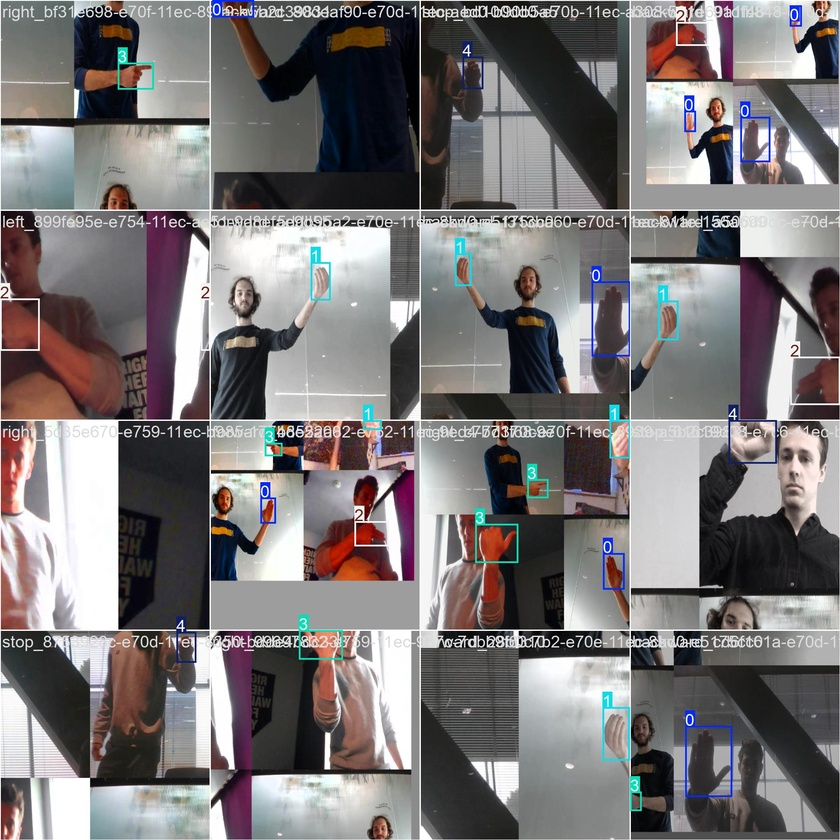
#> input picture gesture_new_dataset_to_train/runs/detect/custom_yolo_model/train_batch0.jpg, 840 x 840 px, shrunk from 1920 x 1920 before the run, given in place of the camera
$ python Holmes_lab3.py
#> lines starting #> are read from the running program, lines starting #| are printed output that depends on the picture; after the words box and inside, x2 and y2 are one past the last pixel; in counts of white or black regions, pixels touching at a corner belong together
#> in main, frame is the input picture: shape (840, 840, 3); mean B, G, R 119.1, 118.2, 122.3
import cv2
import numpy as np

def detectLine(frame):
    """
    Process the given frame to detect and track the center of a white line.

    Args:
        frame (numpy.ndarray): The input frame from the webcam.

    Returns:
        lineCenter: A number between [-1, 1] denoting where the center of the line is relative to the frame.
        newFrame: Processed frame with the detected line marked using cv2.rectangle() and center marked using cv2.circle().
    """
    # Convert to grayscale
    gray = cv2.cvtColor(frame, cv2.COLOR_BGR2GRAY)
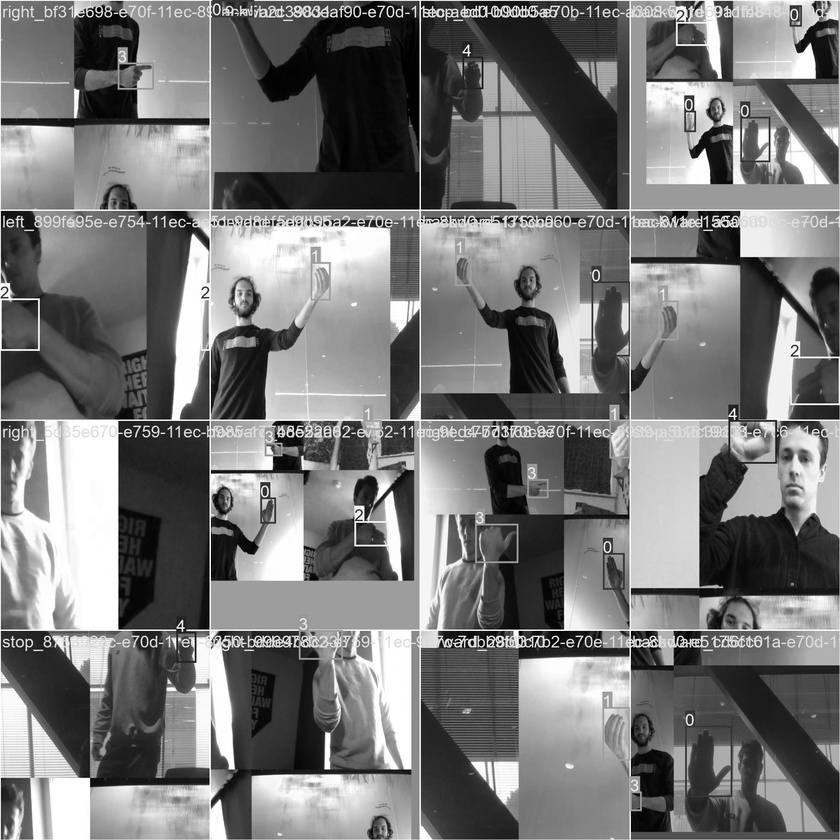
#> gray: shape (840, 840); min 0, max 255, mean 119.5

    # Apply Gaussian blur to reduce noise
    blur = cv2.GaussianBlur(gray, (5, 5), 0)

    # Threshold to detect white color (adjust thresholds as needed)
    _, threshold = cv2.threshold(blur, 200, 255, cv2.THRESH_BINARY)
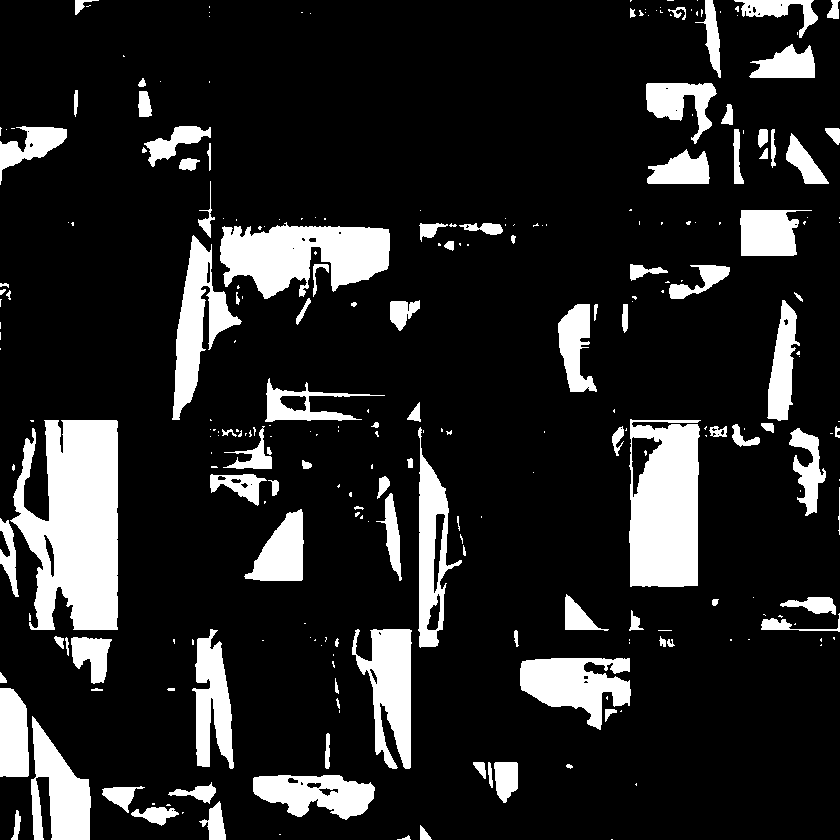
#> threshold: shape (840, 840); 15.3% white; 267 white regions (157 under 20 px)

    # Find contours of the white areas
    contours, _ = cv2.findContours(threshold, cv2.RETR_EXTERNAL, cv2.CHAIN_APPROX_SIMPLE)
#> contours = 266 contours, 173 with area under 20; largest, box (x1, y1, x2, y2) and area: (10, 420, 118, 630) 16112, (629, 419, 701, 587) 10805, (220, 222, 390, 299) 8292, (352, 629, 412, 769) 4615, (520, 658, 631, 730) 4520

    height, width = frame.shape[:2]
#> height = 840; width = 840
    line_center_x = width // 2  # Default to the center if no line is detected
#> line_center_x = 420

    if contours:
        # Find the largest contour, assuming it's the line
        largest_contour = max(contours, key=cv2.contourArea)
#> largest_contour = contour of 285 points, box (x1, y1, x2, y2) (10, 420, 118, 630), area 16112
        M = cv2.moments(largest_contour)
#> M = moments, m00 16111.5, centre m10/m00, m01/m00 = (76.03, 523.1)

        if M['m00'] != 0:
            # Calculate the center of the line
            cx = int(M['m10'] / M['m00'])
#> cx = 76
            cy = int(M['m01'] / M['m00'])
#> cy = 523

            # Draw the contour and center point on the frame
            cv2.drawContours(frame, [largest_contour], -1, (0, 255, 0), 3)
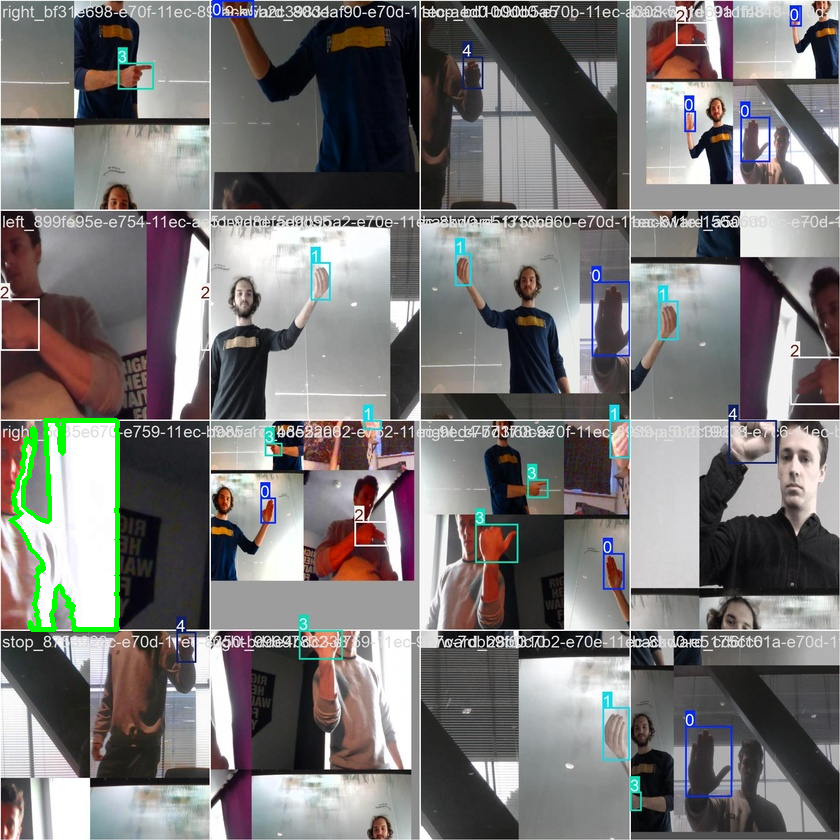
#> frame: shape (840, 840, 3); 0.66% of pixels changed, all inside (x1, y1, x2, y2) = (8, 418, 120, 632)
            cv2.circle(frame, (cx, cy), 5, (255, 0, 0), -1)
#> frame: shape (840, 840, 3); 0.01% of pixels changed, all inside (x1, y1, x2, y2) = (71, 518, 82, 529)

            # Calculate the normalized position of the line center relative to the frame
            line_center_x = cx
#> line_center_x = 76

    # Normalize lineCenter between -1 and 1
    lineCenter = (2 * (line_center_x / width)) - 1
#> lineCenter = -0.819

    return lineCenter, frame


def main():
    cam = cv2.VideoCapture(0)  # Open webcam

    if not cam.isOpened():
        print("Error: Could not open webcam.")
        return

    while True:
        ret, frame = cam.read()
        if not ret:
            break

        lineCenter, newFrame = detectLine(frame)
#> lineCenter = -0.819

        # Display line position in console (for debugging)
        print(f"Line Center: {lineCenter:.2f}")
#| Line Center: -0.82

        cv2.imshow('Line Tracking', newFrame)

        if cv2.waitKey(1) & 0xFF == ord('q'):
#> (key q is pressed here)
            break

    cam.release()
    cv2.destroyAllWindows()


if __name__ == "__main__":
    main()

$ run again, on gesture_new_dataset_to_train/runs/detect/custom_yolo_model/train_batch1.jpg
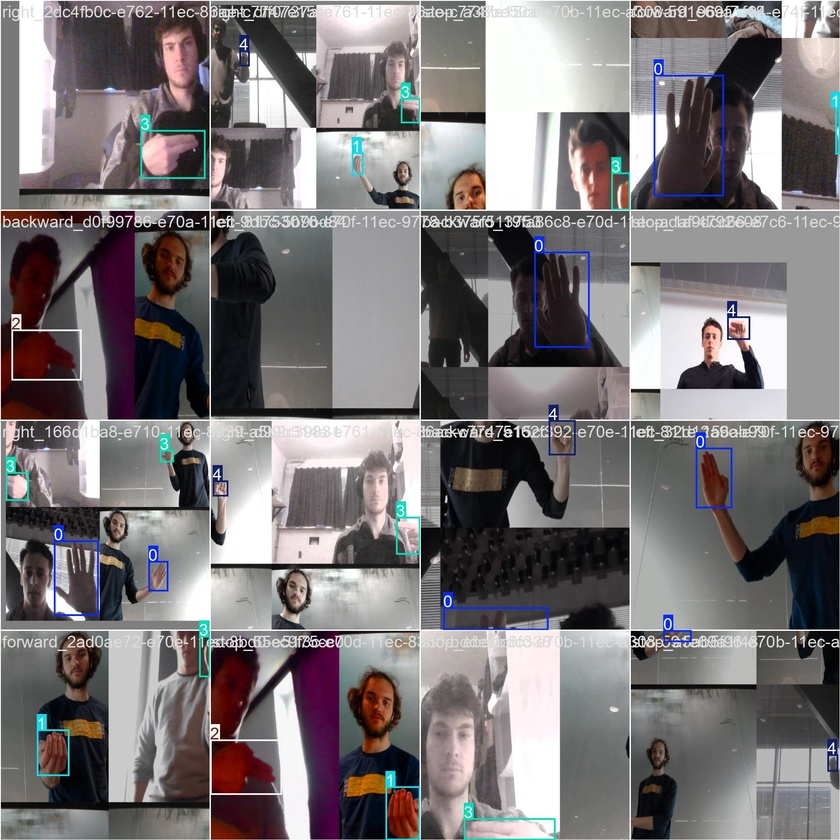
#> input picture gesture_new_dataset_to_train/runs/detect/custom_yolo_model/train_batch1.jpg, 840 x 840 px, shrunk from 1920 x 1920 before the run, given in place of the camera
#> in main, frame is the input picture: shape (840, 840, 3); mean B, G, R 119.4, 117.8, 122.5
#> in detectLine, `_, threshold = cv2.threshold(blur, 200, 255, cv2.THRESH_BINARY)`:
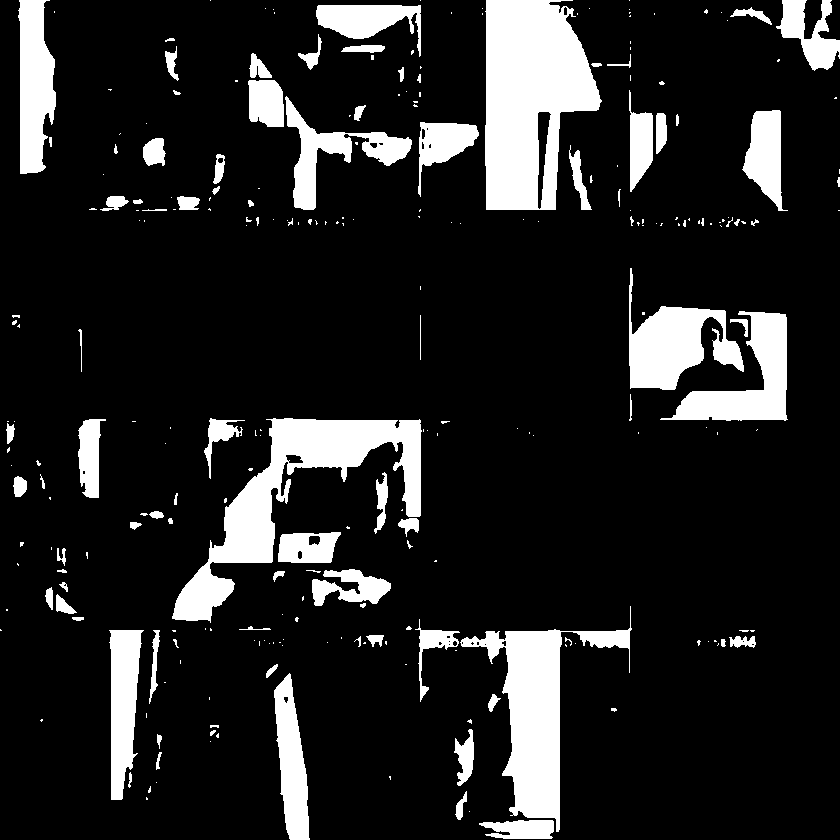
#> threshold: shape (840, 840); 14.1% white; 266 white regions (175 under 20 px)
#> contours = 266 contours, 203 with area under 20; largest, box (x1, y1, x2, y2) and area: (485, 0, 602, 210) 17722, (172, 418, 422, 623) 13242, (460, 606, 632, 832) 10564, (629, 268, 744, 390) 5843, (660, 311, 788, 421) 5362
#> largest_contour = contour of 106 points, box (x1, y1, x2, y2) (485, 0, 602, 210), area 17722
#> M = moments, m00 17722.5, centre m10/m00, m01/m00 = (529.7, 99.04)
#> cx = 529
#> cy = 99
#> in detectLine, `cv2.drawContours(frame, [largest_contour], -1, (0, 255, 0), 3)`:
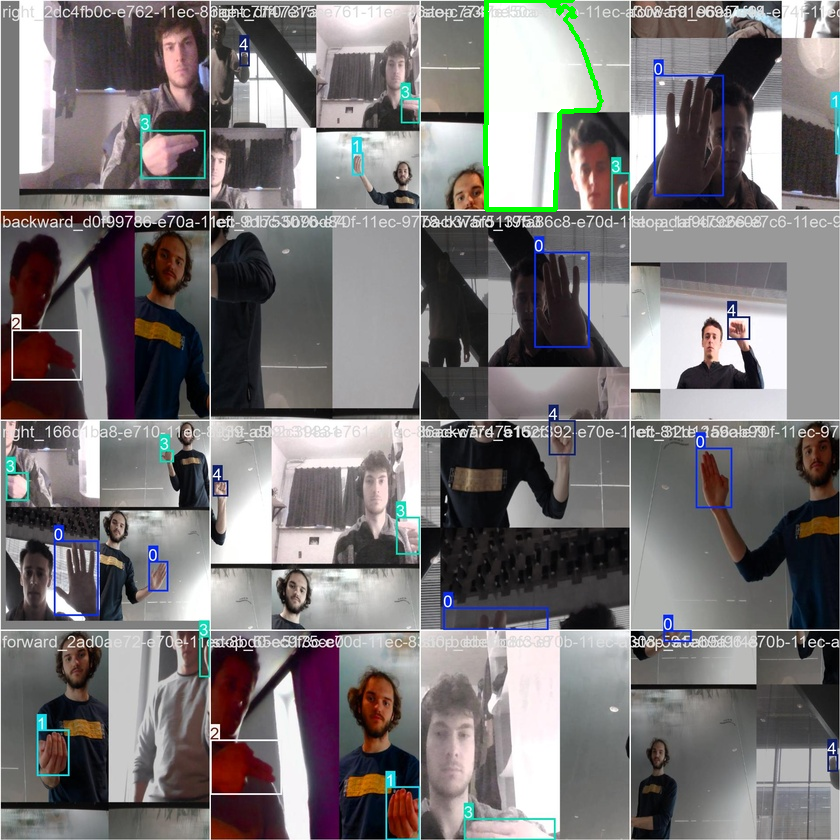
#> frame: shape (840, 840, 3); 0.43% of pixels changed, all inside (x1, y1, x2, y2) = (483, 0, 604, 212)
#> in detectLine, `line_center_x = cx`: line_center_x = 529
#> in detectLine, `lineCenter = (2 * (line_center_x / width)) - 1`: lineCenter = 0.26
#| Line Center: 0.26

$ run again, on gesture_new_dataset_to_train/runs/detect/custom_yolo_model/train_batch2.jpg
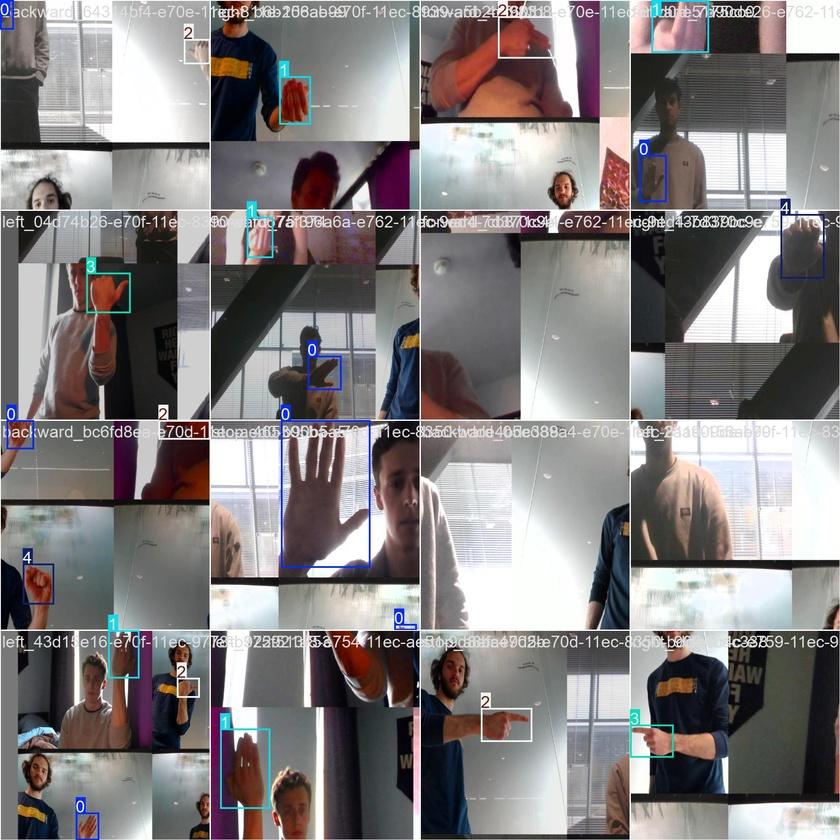
#> input picture gesture_new_dataset_to_train/runs/detect/custom_yolo_model/train_batch2.jpg, 840 x 840 px, shrunk from 1920 x 1920 before the run, given in place of the camera
#> in main, frame is the input picture: shape (840, 840, 3); mean B, G, R 127.9, 127.3, 131.4
#> in detectLine, `_, threshold = cv2.threshold(blur, 200, 255, cv2.THRESH_BINARY)`:
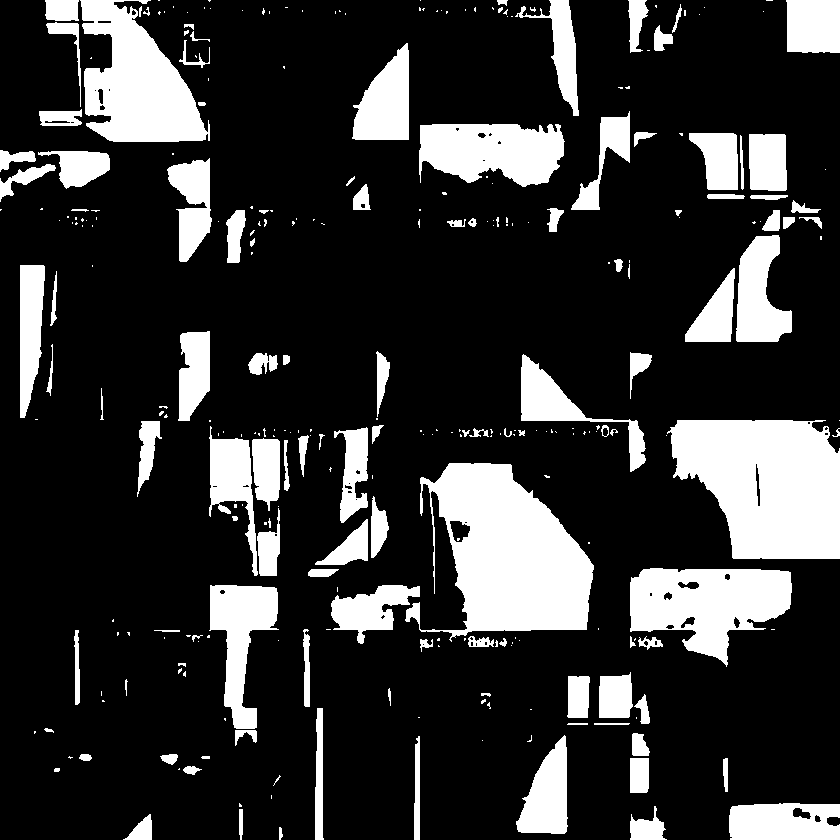
#> threshold: shape (840, 840); 20.4% white; 301 white regions (181 under 20 px)
#> contours = 300 contours, 209 with area under 20; largest, box (x1, y1, x2, y2) and area: (405, 463, 594, 642) 19430, (667, 420, 840, 559) 18386, (80, 0, 210, 142) 10858, (630, 568, 792, 667) 10012, (419, 124, 565, 187) 6950
#> largest_contour = contour of 306 points, box (x1, y1, x2, y2) (405, 463, 594, 642), area 19430
#> M = moments, m00 19430.5, centre m10/m00, m01/m00 = (508.9, 553.7)
#> cx = 508
#> cy = 553
#> in detectLine, `cv2.drawContours(frame, [largest_contour], -1, (0, 255, 0), 3)`:
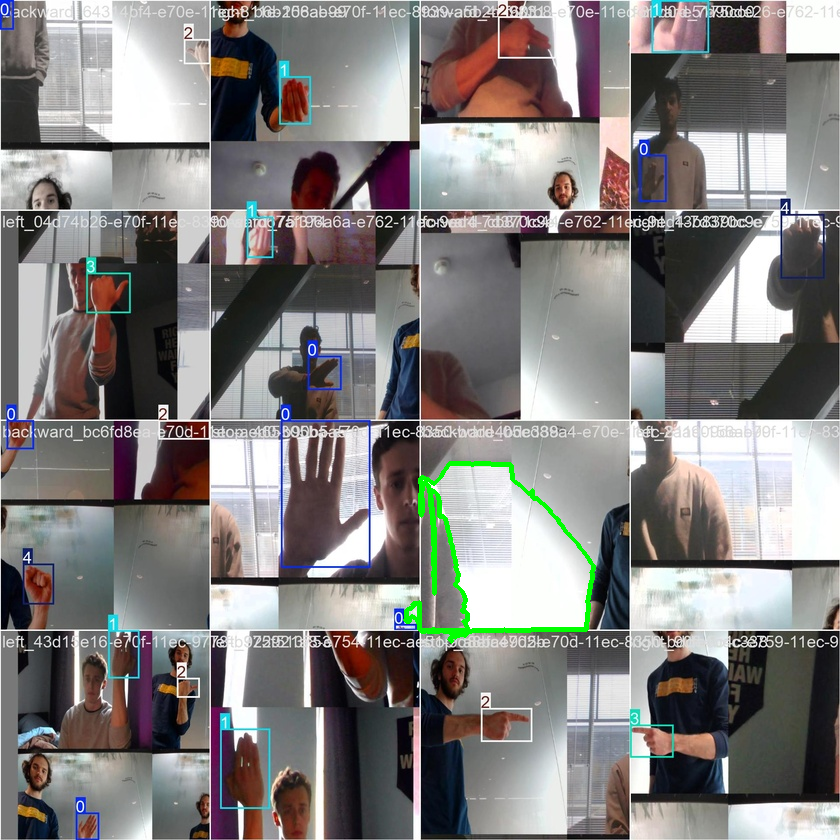
#> frame: shape (840, 840, 3); 0.61% of pixels changed, all inside (x1, y1, x2, y2) = (403, 461, 596, 644)
#> in detectLine, `line_center_x = cx`: line_center_x = 508
#> in detectLine, `lineCenter = (2 * (line_center_x / width)) - 1`: lineCenter = 0.21
#| Line Center: 0.21
